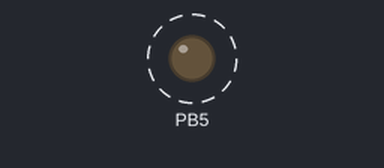
Bench run of a program on a simulated ATmega328P, built with avr-gcc and emulated at 16 MHz. On the bench: output pins drawn as LEDs (lit = HIGH). Dashed ring = blinking.

Above: at 0.5 s.
Timing chart, 0 to 4.8 s (numbered marks = the images above):
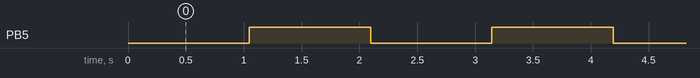

The program:

main.c
```c
#include <avr/interrupt.h>
#include <avr/io.h>
#define F_CPU 16000000UL


ISR(TIMER1_COMPA_vect){
	PORTB ^= (1<<PB5);
	//TIFR1= 0x02;
}


int main(void)
{
	DDRB = 0x20; //pb5

	TCCR1A = 0b01000000;
	TCCR1B = 0b00001100;

	TCCR1C= 0x00;

	TCNT1H = 0x00;
	TCNT1L = 0x00;


	OCR1AH = 0b11111111;
	OCR1AL=  0b11111111;

	sei();

	TIMSK1= 0x02; //interrupção em compare macth a

   	TIFR1 = 0x02;


    while (1)
    {
		/*while((TIFR1 & 0x02) != 0x02){}
			PORTB ^= (1<<PB5);
			TIFR1 = 0x02;*/
    }
}
```

Measured:
- by itself, PB5: alternates HIGH for 1.0 s and LOW for 1.0 s
